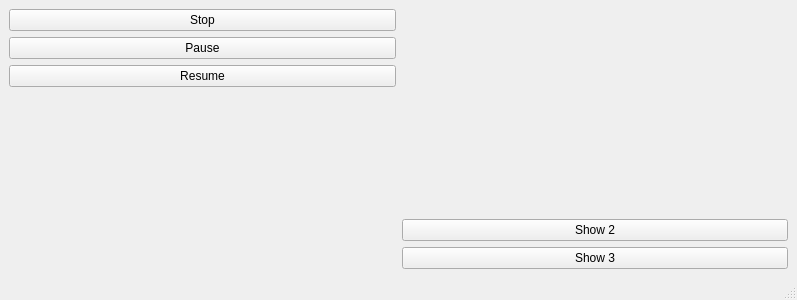
<?xml version="1.0" encoding="UTF-8"?>
<ui version="4.0">
 <class>MainWindow</class>
 <widget class="QMainWindow" name="MainWindow">
  <property name="geometry">
   <rect>
    <x>0</x>
    <y>0</y>
    <width>797</width>
    <height>300</height>
   </rect>
  </property>
  <property name="windowTitle">
   <string>MainWindow</string>
  </property>
  <widget class="QWidget" name="centralwidget">
   <layout class="QGridLayout" name="gridLayout">
    <item row="2" column="1">
     <layout class="QVBoxLayout" name="verticalLayout_2">
      <item>
       <widget class="QPushButton" name="show2Button">
        <property name="text">
         <string>Show 2</string>
        </property>
       </widget>
      </item>
      <item>
       <widget class="QPushButton" name="show3Button">
        <property name="text">
         <string>Show 3</string>
        </property>
       </widget>
      </item>
     </layout>
    </item>
    <item row="0" column="0">
     <layout class="QVBoxLayout" name="verticalLayout">
      <item>
       <widget class="QPushButton" name="stopButton">
        <property name="text">
         <string>Stop</string>
        </property>
       </widget>
      </item>
      <item>
       <widget class="QPushButton" name="pauseButton">
        <property name="text">
         <string>Pause</string>
        </property>
       </widget>
      </item>
      <item>
       <widget class="QPushButton" name="resumeButton">
        <property name="text">
         <string>Resume</string>
        </property>
       </widget>
      </item>
     </layout>
    </item>
    <item row="1" column="0" colspan="2">
     <spacer name="verticalSpacer">
      <property name="orientation">
       <enum>Qt::Vertical</enum>
      </property>
      <property name="sizeHint" stdset="0">
       <size>
        <width>779</width>
        <height>376</height>
       </size>
      </property>
     </spacer>
    </item>
   </layout>
  </widget>
  <widget class="QMenuBar" name="menubar">
   <property name="geometry">
    <rect>
     <x>0</x>
     <y>0</y>
     <width>797</width>
     <height>22</height>
    </rect>
   </property>
  </widget>
  <widget class="QStatusBar" name="statusbar"/>
 </widget>
 <resources/>
 <connections/>
</ui>
